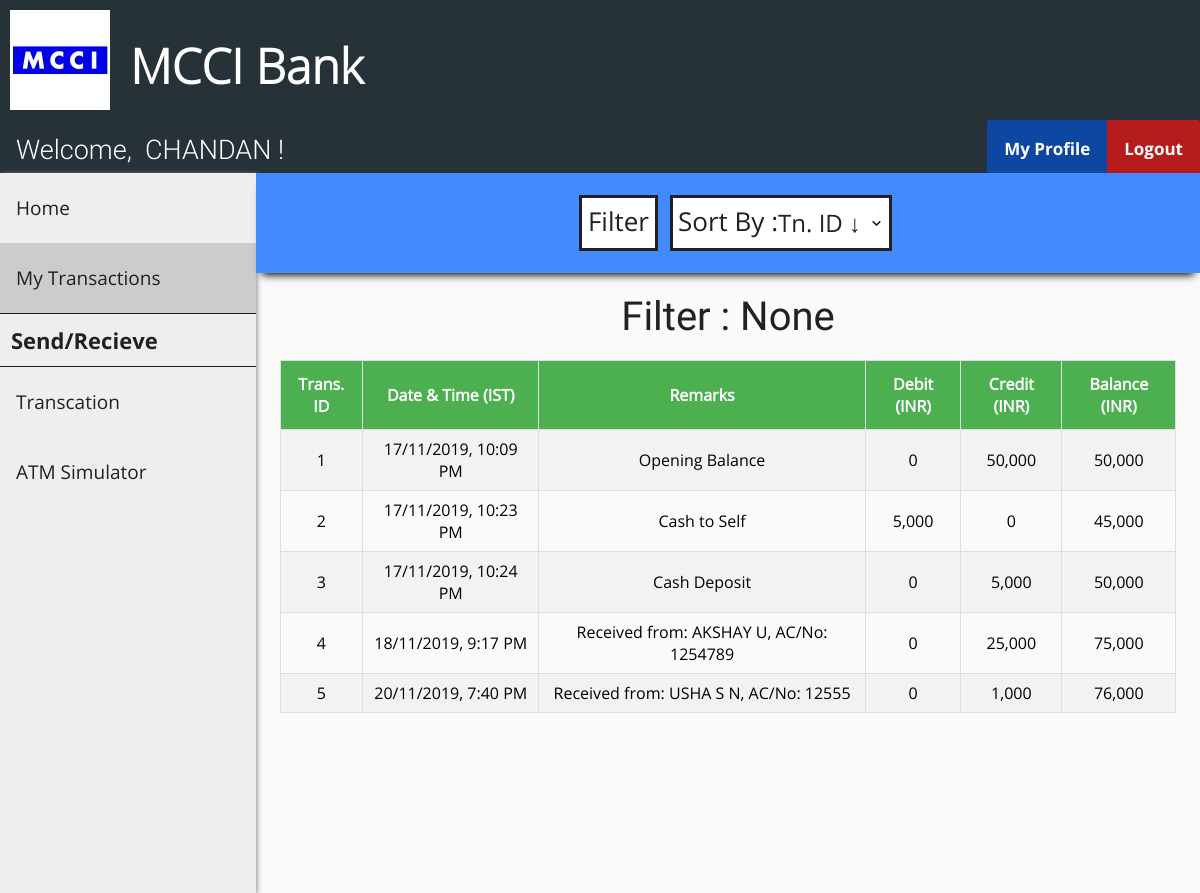
Screenshot of /customer_transactions.php (signed in) with the database file from the repository.
### tables this page shows
CREATE TABLE `customer` (
  `cust_id` int(11) NOT NULL,
  `first_name` varchar(30) DEFAULT NULL,
  `last_name` varchar(30) DEFAULT NULL,
  `gender` varchar(10) DEFAULT NULL,
  `dob` date DEFAULT NULL,
  `aadhar_no` int(11) DEFAULT NULL,
  `email` varchar(30) DEFAULT NULL,
  `phone_no` varchar(20) DEFAULT NULL,
  `address` varchar(255) DEFAULT NULL,
  `branch` varchar(30) DEFAULT NULL,
  `account_no` int(11) DEFAULT NULL,
  `pin` int(4) DEFAULT NULL,
  `uname` varchar(30) DEFAULT NULL,
  `pwd` varchar(30) DEFAULT NULL
);

CREATE TABLE `passbook1` (
  `trans_id` int(11) NOT NULL,
  `trans_date` datetime DEFAULT NULL,
  `remarks` varchar(255) DEFAULT NULL,
  `debit` int(11) DEFAULT NULL,
  `credit` int(11) DEFAULT NULL,
  `balance` int(11) DEFAULT NULL
);

### customer_transactions.php (the view, shortened to what this page needs)
<?php
include "connect.php";
include "header.php";
include "customer_navbar.php";
include "customer_sidebar.php";
if (isset($_SESSION['loggedIn_cust_id']))
{
    $sql0 = "SELECT * FROM passbook".$_SESSION['loggedIn_cust_id'];
}
$filter_indicator = "None";
?>
<!DOCTYPE html>
<html>
<head>
    <link rel="stylesheet" href="transactions_style.css">
</head>
<body>
    <div class="search-bar-wrapper">
        <div class="search-bar" id="the-search-bar">
            <div class="flex-item-search-bar" id="fi-search-bar">
                <button id="search" onclick="document.getElementById('id01').style.display='block'">Filter</button>
                <div class="flex-item-by">
                    <label id="sort">Sort By :</label>
                </div>
                <div class="flex-item-search-by">
                    <select name="by" onChange="window.location.href=this.value">
                        <option selected disabled hidden>
                            <?php if (empty($_GET['sort'])) {?>Tn. ID &darr;<?php } ?>
                        </option>
                    </select>
                </div>
            </div>
        </div>
    </div>
    <div class="flex-container">
        <p id="none">Filter : <?php echo $filter_indicator ?></p>
    </div>
    <div class="flex-container">
        <?php
            $result = $conn->query($sql0);
            if ($result->num_rows > 0)
            {
                ?>
                <table id="transactions">
                    <tr>
                        <th>Trans. ID</th>
                        <th>Date & Time (IST)</th>
                        <th>Remarks</th>
                        <th>Debit (INR)</th>
                        <th>Credit (INR)</th>
                        <th>Balance (INR)</th>
                    </tr>
        <?php
            while($row = $result->fetch_assoc())
            {
                ?>
                    <tr>
                        <td><?php echo $row["trans_id"]; ?></td>
                        <td>
                            <?php
                                $time = strtotime($row["trans_date"]);
                                $sanitized_time = date("d/m/Y, g:i A", $time);
                                echo $sanitized_time;
                             ?>
                        </td>
                        <td><?php echo $row["remarks"]; ?></td>
                        <td><?php echo number_format($row["debit"]); ?></td>
                        <td><?php echo number_format($row["credit"]); ?></td>
                        <td><?php echo number_format($row["balance"]); ?></td>
                    </tr>
                <?php
            }
            ?>
            </table>
        <?php
    }
    else
    {
        ?>
            <p id="none"> No results found :(</p>
            <?php }
        ?>
        </div>
</body>
</html>

### header.php (shortened to what this page needs)
<!DOCTYPE html>
<html>
<head>
    <link rel="stylesheet" href="header_style.css">
</head>
<body>
    <div class="flex-container-header">
        <div class="flex-item-header">
            <img class="logo" src="images/mcci.jpg" onclick="eEgg_func()"width="100" height="100" >
        </div>
        <div class="flex-item-header">
            <h1>MCCI Bank</h1>
        </div>
    </div>
</body>
</html>

### customer_navbar.php (shortened to what this page needs)
<?php
include "connect.php";
if (isset($_SESSION['loggedIn_cust_id']))
{
  $sql0 = "SELECT * FROM customer WHERE cust_id=".$_SESSION['loggedIn_cust_id'];
  $result = $conn->query($sql0);
  $row = $result->fetch_assoc();
}
?>
<!DOCTYPE html>
<html>
  <head>
    <link rel="stylesheet" href="user_navbar_style.css">
  </head>
  <body>
    <div class="nav-wrapper">
      <div class="topnav" id="theTopNav">
      <a id="user">Welcome, &nbsp<?php echo $row["first_name"];
      ?>
      !</a>
      <a id="logout" href="logout_action.php" onclick="return confirm('Are you sure?')">Logout</a>
      <a id="profile" href="customer_profile.php">My Profile
      </a>
    </div>
  </div>
</body>
</html>

### customer_sidebar.php (shortened to what this page needs)
<!DOCTYPE html>
<html>
    <head>
        <link rel="stylesheet" href="admin_sidebar_style.css">
    </head>
    <body>
        <div class="sidenav" id="theSideNav">
            <a href="customer_home.php">Home</a>
            <a href="customer_transactions.php">My Transactions</a>
            <a id="label">Send/Recieve</a>
            <a href="beneficiary.php">Transcation</a>
            <a href="atm_simulator.php">ATM Simulator</a>
        </div>
        </body>
</html>

### header_style.css (style rules this page uses)
body { margin: 0; padding: 0; background-color: #FAFAFA; }
.flex-container-header { display: -webkit-flex; display: flex; width: auto; height: auto; background-color: #263238; }
.flex-item-header { width: auto; height: 100px; margin: 10px; }
h1 { font-family: OpenSans-Light; color: white; font-size: 3rem; line-height: 3rem; margin-top: calc((1.5rem - 2rem) + 2.5rem); margin-bottom: 1.5rem; }

### user_navbar_style.css (style rules this page uses)
.nav-wrapper { height: 53px; background: #333; }
.nav-wrapper .topnav { background-color: #263238; overflow: hidden; height: 53px; }
.topnav a[id="user"] { float: left; display: block; color: white; text-align: center; padding: 14px 16px; text-decoration: none; font-size: 27px; font-family: Roboto-Light; }
.topnav a[id="profile"] { float: right; display: block; color: white; text-align: center; padding: 17px 17px; text-decoration: none; font-size: 17px; font-family: OpenSans-Bold; background-color: #0D47A1; border-top-left-radius: 3px; }
.topnav a[id="logout"] { float: right; display: block; color: white; text-align: center; padding: 17px 17px; text-decoration: none; font-size: 17px; font-family: OpenSans-Bold; background-color: #b71c1c; border-top-right-radius: 3px; }

### admin_sidebar_style.css (style rules this page uses)
.sidenav { width: 256px; background-color: #eee; height: 90vh; float: left; overflow-y: auto; box-shadow: 1px 1px 5px #888888; }
.sidenav a { font-family: OpenSans-Regular; font-size: 19px; color: #212121; display: block; padding: 22px 16px; text-decoration: none; }
.sidenav a[id="label"] { font-family: OpenSans-Bold; font-size: 22px; color: #212121; display: block; padding: 11px; text-decoration: none; border-top: 1px solid #212121; border-bottom: 1px solid #212121; }
.sidenav a.active { background-color: #ccc; }

### transactions_style.css (style rules this page uses)
.flex-container { display: -webkit-flex; display: flex; margin-left: 256px; width: auto; height: auto; padding-top: 20px; flex-direction: column; overflow-x: auto; }
.search-bar-wrapper { height: 100px; }
.search-bar-wrapper .search-bar { display: -webkit-flex; display: flex; margin-left: 256px; position: relative; width: auto; height: 100px; flex-direction: column; background-color: #448AFF; box-shadow: 0 8px 8px -6px black; overflow: hidden; }
label[id="sort"] { display: block; float: left; color: #212121; font-family: OpenSans-Regular; font-size: 26px; background-color: white; border: 3px solid #212121; border-right: 0; margin: 12px; margin-right: 0px; height: 45px; padding-top: 5px; padding-left: 5px; }
select { font-family: OpenSans-Regular; color: #212121; font-size: 24px; background: url("images/down_arrow.png") 96% / 15% no-repeat #eee; -webkit-appearance: none; -moz-appearance: none; background-color: white; border: 3px solid #212121; border-left: 0; margin: 12px; margin-left: 0px; height: 56px; width: 115%; }
.flex-item-search-bar { display: -webkit-flex; display: flex; flex-direction: row; margin: auto; width: auto; height: auto; }
button[id="search"] { font-family: OpenSans-Regular; color: #212121; font-size: 26px; background-color: white; cursor: pointer; height: 40px; margin-top: 12px; padding-top: 5px; padding-bottom: 45px; border: 3px solid #212121; }
label { display: block; float: left; color: #212121; font-family: OpenSans-Bold; font-size: 20px; }
#transactions { font-family: OpenSans-Regular; border-collapse: collapse; width: 80%; margin: auto; }
@media screen and (max-width: 1280px) { #transactions { width: 95%; } }
#transactions td, #transactions th { text-align: center; border: 1px solid #ddd; padding: 8px; }
#transactions tr:nth-child(even) { background-color: #f2f2f2; }
#transactions th { padding-top: 12px; padding-bottom: 12px; background-color: #4CAF50; color: white; }
p[id="none"] { margin: auto; font-size: 40px; color: #212121; font-family: Roboto-Regular; }

### rows the page displays
customer: first_name "CHANDAN"
passbook1: trans_id "1", trans_date "17/11/2019, 10:09 PM", remarks "Opening Balance", debit "0", credit "50,000", balance "50,000"
passbook1: trans_id "2", trans_date "17/11/2019, 10:23 PM", remarks "Cash to Self", debit "5,000", credit "0", balance "45,000"
passbook1: trans_id "3", trans_date "17/11/2019, 10:24 PM", remarks "Cash Deposit", debit "0", credit "5,000", balance "50,000"
passbook1: trans_id "4", trans_date "18/11/2019, 9:17 PM", remarks "Received from: AKSHAY U, AC/No: 1254789", debit "0", credit "25,000", balance "75,000"
passbook1: trans_id "5", trans_date "20/11/2019, 7:40 PM", remarks "Received from: USHA S N, AC/No: 12555", debit "0", credit "1,000", balance "76,000"

### other values shown
$filter_indicator "None"
